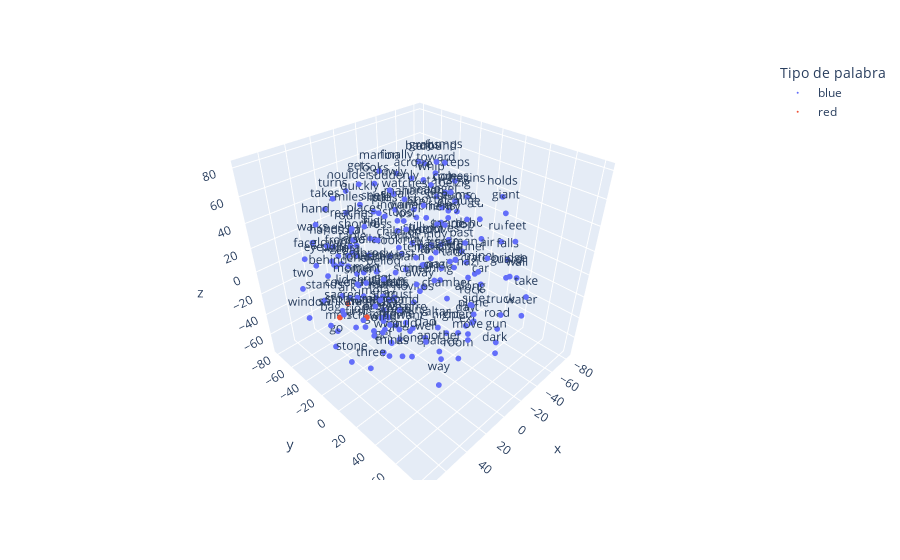

The code cell stored with this chart in its notebook:
### Code cell
vecs, labels = reduce_dimensions(w2v_model,3)

MAX_WORDS=200
plot_embeddings(w2v_model, vecs, labels, MAX_WORDS, highlight_words=["grail","ark","sankara"])

### Figure 1 — Plotly figure (JSON) as saved in the notebook; plotly's stock layout.template omitted (floating-point values rounded to 4 significant figures; data arrays with more than 128 entries replaced by an {"elided": "..."} marker saying what was removed)
{"data": [{"hovertemplate": "Tipo de palabra=blue<br>x=%{x}<br>y=%{y}<br>z=%{z}<br>text=%{text}<extra></extra>", "legendgroup": "blue", "marker": {"color": "#636efa", "size": 2, "symbol": "circle"}, "mode": "markers+text", "name": "blue", "scene": "scene", "showlegend": true, "text": {"elided": "197 str values"}, "textposition": "top center", "type": "scatter3d", "x": {"elided": "197 float values"}, "y": {"elided": "197 float values"}, "z": {"elided": "197 float values"}}, {"hovertemplate": "Tipo de palabra=red<br>x=%{x}<br>y=%{y}<br>z=%{z}<br>text=%{text}<extra></extra>", "legendgroup": "red", "marker": {"color": "#EF553B", "size": 2, "symbol": "circle"}, "mode": "markers+text", "name": "red", "scene": "scene", "showlegend": true, "text": ["ark", "sankara", "grail"], "textposition": "top center", "type": "scatter3d", "x": [31.59, 60.72, 50.91], "y": [-43.81, -12.04, 4.629], "z": [-32.75, -9.842, -5.524]}], "layout": {"legend": {"title": {"text": "Tipo de palabra"}, "tracegroupgap": 0}, "margin": {"t": 60}, "scene": {"domain": {"x": [0, 1], "y": [0, 1]}, "xaxis": {"title": {"text": "x"}}, "yaxis": {"title": {"text": "y"}}, "zaxis": {"title": {"text": "z"}}}}}
